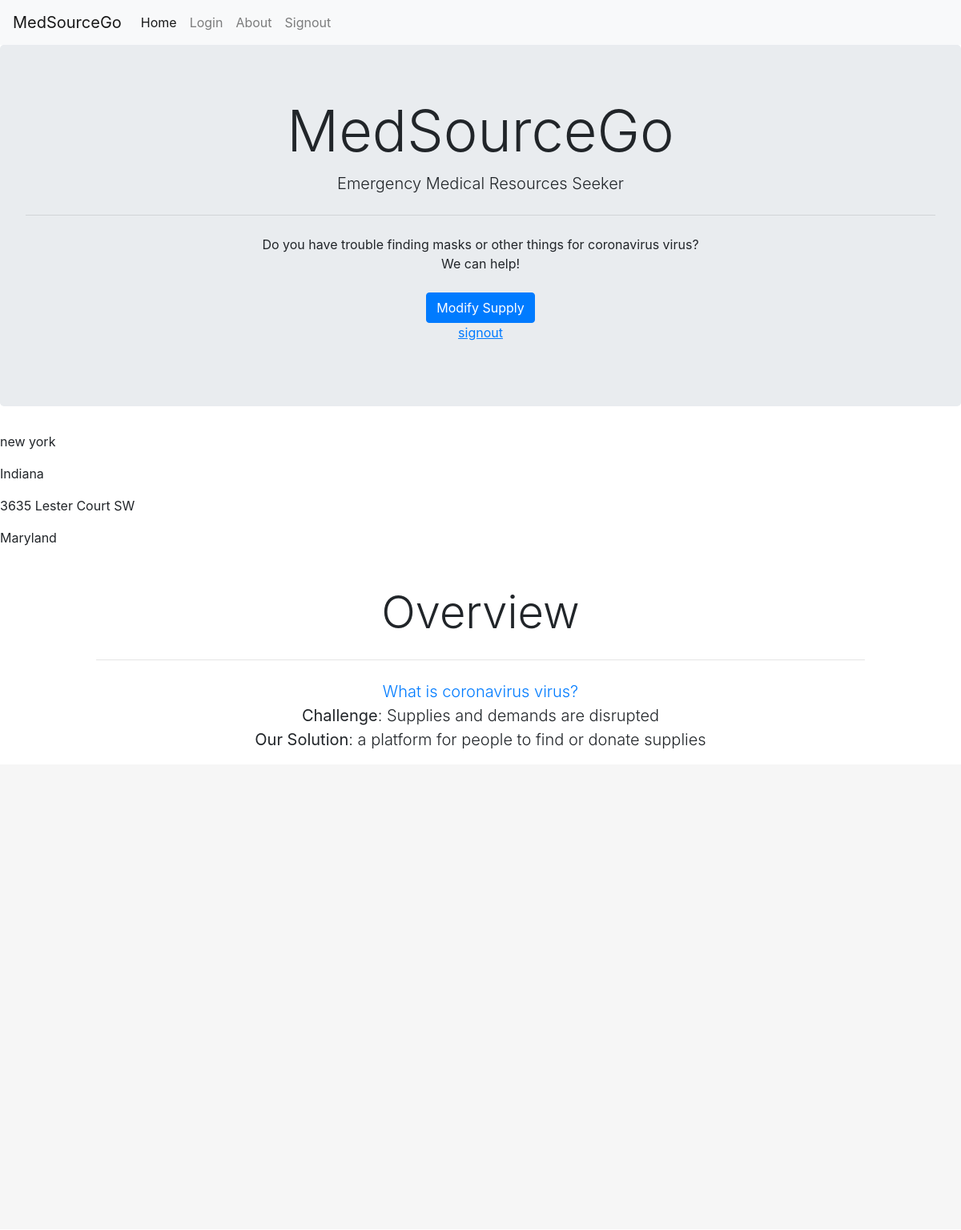
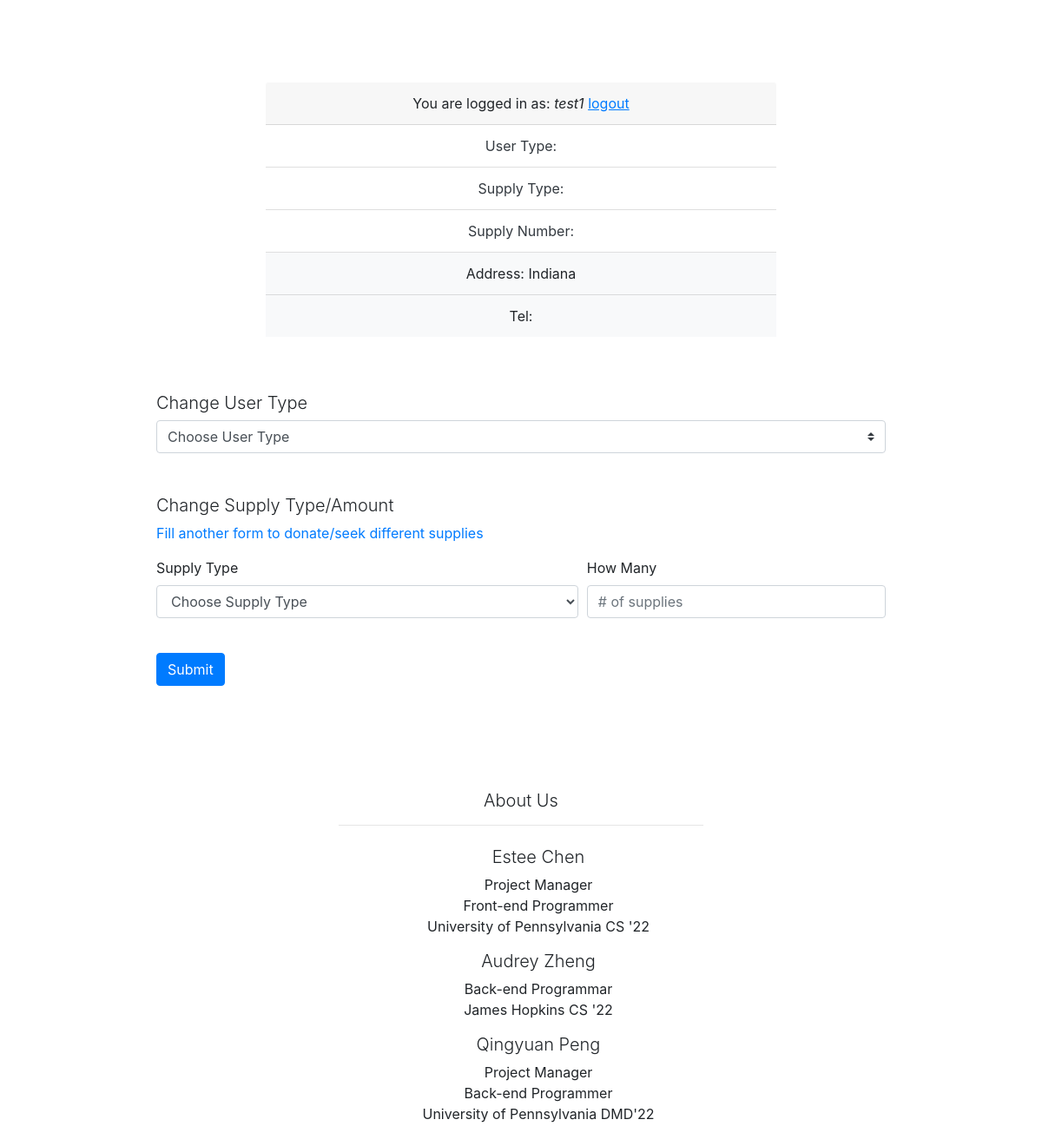
Screenshot of / (signed in) with the database file from the repository (2 pictures, top to bottom).
### core/models.py (models this page shows, shortened)
class Profile(models.Model):
    user = models.OneToOneField(
        User, related_name='profile', on_delete=models.CASCADE)
    uid = models.TextField(max_length=500, blank=True)
    userType = models.TextField(max_length=100, blank=True)
    supplyType = models.TextField(max_length=100, blank=True)
    supplyNumber = models.TextField(max_length=30, blank=True)
    addr = models.TextField(max_length=500, blank=True)
    tel = models.TextField(max_length=500, blank=True)
    info = models.TextField(max_length=500, blank=True)

### core/views.py (the view, shortened to what this page needs)
# urls.py: path('', index, name='index'),
def index(request):
    if str(request.user) == "AnonymousUser":
        return render(request, 'index.html', {"user": request.user, "loggedin": False, "unique": True, "allAddr": getAllLocs()})
    else:
        allAddr = []
        for currUser in User.objects.all():
            allAddr.append(currUser.profile.addr)
        return render(request, 'index.html', {"user": request.user, "loggedin": True, "unique": True, "allAddr": getAllLocs()})

### core/views.py (called while the page is built)
def getAllLocs():
    allAddr = []
    for currUser in User.objects.all():
        allAddr.append(currUser.profile.addr)
    return allAddr

### core/templates/index.html (shortened to what this page needs)
<!DOCTYPE html>
<html lang="en">
    <head>
        <link rel="stylesheet" href="https://stackpath.bootstrapcdn.com/bootstrap/4.4.1/css/bootstrap.min.css"
>
        {% load static %}
        <link rel="stylesheet" type="text/css" href="{% static 'index.css' %}">
    </head>
    <body>
        <nav class="navbar navbar-expand-lg navbar-light bg-light">
            <a class="navbar-brand active" href="/">MedSourceGo</a>
            <div class="collapse navbar-collapse" id="navbarSupportedContent">
                <ul class="navbar-nav mr-auto">
                    <li class="nav-item active">
                        <a class="nav-link" href="/">
                            Home <span class="sr-only">(current)</span></a>
                    </li>
                    <li class="nav-item">
                        <a class="nav-link" href="/login">Login</a>
                    </li>
                    <li class="nav-item">
                        <a class="nav-link" href="#aboutUs">About</a>
                    </li>
                    <li class="nav-item">
                        <a class="nav-link" href="/signout">Signout</a>
                    </li>
                </ul>
            </div>
        </nav>
        <div class="jumbotron float-md-center mx-auto" style="text-align:center;">
            <h1 class="display-3" style="text-align:center;">MedSourceGo</h1>
            <p class="lead" style="text-align:center;">Emergency Medical Resources Seeker</p>
            <hr class="my-4" style="text-align:center;">
            <p>Do you have trouble finding masks or other things for coronavirus virus?
                <br>
                We can help!
                <br>
                {%if loggedin%}
                <a class="btn btn-primary btn mt-4" href="#application" role="button">Modify Supply</a>
                <br>
                <a href="/signout"> <u>signout</u></a>
        </div>
        {%else%}
        <a class="btn btn-primary btn-lg mt-4" href="#application" role="button">I'm In!</a>
        <div class="text-muted">Already Registered?<a href="/login"> <u>Login</u></a></div>
        {%endif%}
        {% for addr in allAddr %}
        <p>{{addr}}</p>
        {% endfor %}
        <div class="my-5 mx-auto">
            <h2 class="display-4 mt-4 mx-auto" style="text-align:center;">Overview</h2>
            <hr class="my-4" style="width:80%;">
            <p class="lead" style="text-align: center"> <a href="https://www.cdc.gov/coronavirus/index.html">
                    What is coronavirus virus? </a>
                <br>
                <strong>Challenge</strong>: Supplies and demands are disrupted
                <br>
                <strong>Our Solution</strong>: a platform for people to find or donate supplies
            </p>
            <section id=" mymap" style="background-color: #F6F6F6; padding: 40px">
                <div id="map" style="height: 500px"></div>
            </section>
        </div>
        <form id="application" name="application" class="mx-auto" style="width: 70%; text-align:left;" method="post">
            {% if loggedin %}
            <div class="mx-auto mm-5 py-5" id="userInfo" style="text-align: center; width: 70%">
                <div class="card-header">
                    You are logged in as: <em>{{user}}</em>
                    <a href="/signout"> <u>logout</u></a>
                </div>
                <ul class="list-group list-group-flush">
                    <a class="list-group-item bg-white text-dark" href="#modifyType" id="modifyType">User Type: {{ user.profile.userType }}</a>
                    <a class="list-group-item bg-white text-dark" href="#modifySupply" id="modifySupply">Supply Type: {{ user.profile.supplyType }}</a>
                    <a class="list-group-item bg-white text-dark" href="#modifySupply">Supply Number: {{ user.profile.supplyNumber }}</a>
                    <li class="list-group-item bg-light">Address: {{ user.profile.addr }}</li>
                    <li class="list-group-item bg-light" id="modifySupply">Tel: {{ user.profile.tel }}</li>
                </ul>
            </div>
            <div class="form-group">
                <h4 class="mt-3 lead">Change User Type</h4>
                <select class="custom-select mr-sm-2" id="userType" name="userType">
                    <option selected value={{user.profile.userType}}>Choose User Type</option>
                </select>
                <h4 class="mt-5 lead">Change Supply Type/Amount</h4>
                <a href="/signout">
                    <p>Fill another form to donate/seek different supplies</p>
                </a>
                {% endif %}
                <div class="form-row">
                    <div class="col-7">
                        <label for="supplyType">Supply Type</label>
                        <select id="supplyType" name="supplyType" class="form-control">
                            <option selected value={{user.profile.supplyType}}>Choose Supply Type</option>
                        </select>
                    </div>
                    <div class="col">
                        <label for="supplyNumber">How Many</label>
                        <input name="supplyNumber" class="form-control" placeholder="# of supplies" value={{user.profile.supplyNumber}}>
                    </div>
                </div>
            </div>
            <button type="submit" class="btn btn-primary my-4">Submit</button>
        </form>
        <div class="mx-auto my-5 py-5" id="about" style="text-align: center; width: 70%">
            <h2 id="aboutUs" class="lead">About Us</h2>
            <hr class="mb-4" style="width: 50%">
            <ul style="list-style-type:none; text-align: center">
                <h2 class="lead">Estee Chen </h2>
                <li>Project Manager</li>
                <li>Front-end Programmer</li>
                <li>University of Pennsylvania CS '22</li>
            </ul>
            <ul style="list-style-type:none; text-align: center">
                <h2 class="lead">Audrey Zheng</h2>
                <li>Back-end Programmar</li>
                <li>James Hopkins CS '22</li>
            </ul>
            <ul style="list-style-type:none; text-align: center">
                <h2 class="lead">Qingyuan Peng</h2>
                <li>Project Manager</li>
                <li>Back-end Programmer</li>
                <li>University of Pennsylvania DMD'22</li>
            </ul>
        </div>
        <br><br><br>
    </body>
</html>

### core/static/index.css (style rules this page uses)
#map { height: 400px; width: 100%; }

### rows the page displays
Profile: allAddr "new york"
Profile: allAddr "Indiana"
Profile: allAddr "3635 Lester Court SW"
Profile: allAddr "Maryland"

### other values shown
{{ user }} "test1"
{{ user.profile.addr }} "Indiana"
